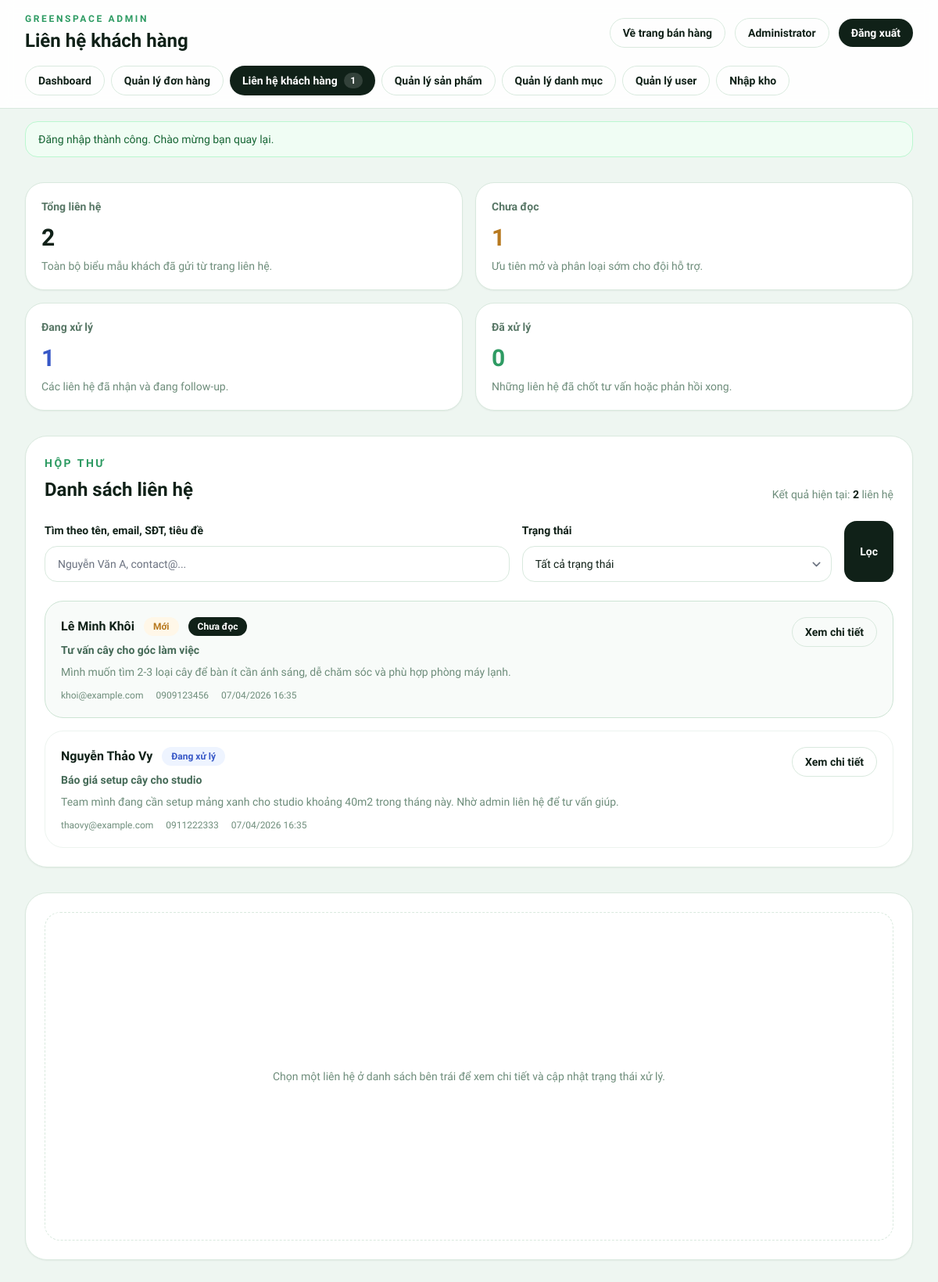
/admin/contacts.php (signed in), run on the app's committed database.
### tables this page shows
CREATE TABLE contact_messages (
    id INT AUTO_INCREMENT PRIMARY KEY,
    full_name VARCHAR(120) NOT NULL,
    email VARCHAR(120) NOT NULL,
    phone VARCHAR(20) DEFAULT NULL,
    subject VARCHAR(180) NOT NULL,
    message TEXT NOT NULL,
    status ENUM('new', 'in_progress', 'resolved') NOT NULL DEFAULT 'new',
    is_read TINYINT(1) NOT NULL DEFAULT 0,
    admin_note TEXT DEFAULT NULL,
    created_at TIMESTAMP DEFAULT CURRENT_TIMESTAMP,
    updated_at TIMESTAMP DEFAULT CURRENT_TIMESTAMP ON UPDATE CURRENT_TIMESTAMP,
    INDEX idx_contact_messages_status (status),
    INDEX idx_contact_messages_is_read (is_read),
    INDEX idx_contact_messages_created_at (created_at)
);

### app/core/PhpTemplateResponse.php (called while the page is built, shortened)
<?php
class PhpTemplateResponse extends Response {
    public function send(): void {
        $previousTemplateFlag = $GLOBALS['mvc_template_rendering'] ?? null;
        extract($this->data, EXTR_SKIP);
        include $this->templatePath;
        if ($previousTemplateFlag === null) {
            return;
        }
    }
}

### app/models/ContactMessage.php (called while the page is built, shortened)
<?php
class ContactMessage {
    private PDO $conn;
    private string $table = 'contact_messages';
    public function __construct() {
        $db = new Database();
        $this->conn = $db->getConnection();
    }
    public function getAdminList(string $search = '', string $status = 'all', int $limit = 20, int $offset = 0): array {
        [$whereSql, $bindings] = $this->buildAdminFilters($search, $status);
        $stmt = $this->conn->prepare(
            "SELECT *
             FROM {$this->table}
             {$whereSql}
             ORDER BY is_read ASC, created_at DESC, id DESC
             LIMIT :limit OFFSET :offset"
        );
        $stmt->bindValue(':limit', max(1, $limit), PDO::PARAM_INT);
        $stmt->bindValue(':offset', max(0, $offset), PDO::PARAM_INT);
        $stmt->execute();
        return $stmt->fetchAll() ?: [];
    }
    public function getAdminTotal(string $search = '', string $status = 'all'): int {
        [$whereSql, $bindings] = $this->buildAdminFilters($search, $status);
        $stmt = $this->conn->prepare(
            "SELECT COUNT(*)
             FROM {$this->table}
             {$whereSql}"
        );
        $stmt->execute();
        return (int)$stmt->fetchColumn();
    }
    public function getStats(): array {
        $stmt = $this->conn->query(
            "SELECT COUNT(*) AS total_messages,
                    COALESCE(SUM(status = 'new'), 0) AS new_messages,
                    COALESCE(SUM(status = 'in_progress'), 0) AS in_progress_messages,
                    COALESCE(SUM(status = 'resolved'), 0) AS resolved_messages,
                    COALESCE(SUM(is_read = 0), 0) AS unread_messages
             FROM {$this->table}"
        );
        $row = $stmt->fetch() ?: [];
        return [
            'total_messages' => (int)($row['total_messages'] ?? 0),
            'new_messages' => (int)($row['new_messages'] ?? 0),
            'in_progress_messages' => (int)($row['in_progress_messages'] ?? 0),
            'resolved_messages' => (int)($row['resolved_messages'] ?? 0),
            'unread_messages' => (int)($row['unread_messages'] ?? 0),
        ];
    }
    private function buildAdminFilters(string $search, string $status): array {
        $conditions = ['1 = 1'];
        $bindings = [];
        $search = trim($search);
        return ['WHERE ' . implode(' AND ', $conditions), $bindings];
    }
}

### config/database.php (called while the page is built, shortened)
<?php
class Database {
    private $host;
    private $db_name;
    private $username;
    private $password;
    private $charset;
    public function __construct() {
        $this->host = DB_HOST ?? 'localhost';
        $this->db_name = DB_NAME ?? 'webgreenspace';
        $this->username = DB_USER ?? 'root';
        $this->password = DB_PASS ?? '';
        $this->charset = DB_CHARSET ?? 'utf8mb4';
    }
    public function getConnection() {
        $this->conn = null;
        try {
            $dsn = "mysql:host={$this->host};dbname={$this->db_name};charset={$this->charset}";
            $options = [
                PDO::ATTR_ERRMODE => PDO::ERRMODE_EXCEPTION,
                PDO::ATTR_DEFAULT_FETCH_MODE => PDO::FETCH_ASSOC,
                PDO::ATTR_EMULATE_PREPARES => false,
            ];
            $this->conn = new PDO($dsn, $this->username, $this->password, $options);
        } catch(PDOException $e) {
            echo "Connection Error: " . $e->getMessage();
            die();
        }
        return $this->conn;
    }
}

### app/presenters/AdminPagePresenter.php (called while the page is built, shortened)
<?php
class AdminPagePresenter {
    private ContactMessage $contactModel;
    public function __construct(
        ?AdminDashboardService $dashboardService = null,
        ?ContactMessage $contactModel = null,
        ?Order $orderModel = null,
        ?Product $productModel = null,
        ?Category $categoryModel = null,
        ?User $userModel = null,
    ) {
        $this->contactModel = $contactModel ?? new ContactMessage();
    }
    public function presentContacts(string $search, string $statusFilter, int $page, int $viewId): array {
        $statusOptions = [
            'all' => 'Tất cả trạng thái',
            'new' => 'Mới',
            'in_progress' => 'Đang xử lý',
            'resolved' => 'Đã xử lý',
        ];
        $perPage = 12;
        $totalMessages = $this->contactModel->getAdminTotal($search, $statusFilter);
        $totalPages = max(1, (int)ceil($totalMessages / $perPage));
        $page = min(max(1, $page), $totalPages);
        $offset = ($page - 1) * $perPage;
        $messages = $this->contactModel->getAdminList($search, $statusFilter, $perPage, $offset);
        $viewMessage = null;
        return [
            'statusOptions' => $statusOptions,
            'search' => $search,
            'statusFilter' => $statusFilter,
            'page' => $page,
            'perPage' => $perPage,
            'stats' => $this->contactModel->getStats(),
            'totalMessages' => $totalMessages,
            'totalPages' => $totalPages,
            'messages' => $messages,
            'viewId' => $viewId,
            'viewMessage' => $viewMessage,
            'currentState' => [
                'q' => $search,
                'status' => $statusFilter,
                'page' => $page,
                'view' => $viewId,
            ],
        ];
    }
}

### app/controllers/AdminPageController.php (called while the page is built, shortened)
<?php
class AdminPageController extends Controller {
    public function __construct(
        ?Request $request = null,
        private ?AdminPageService $pageService = null,
        private ?AdminPagePresenter $pagePresenter = null,
    ) {
        $this->pagePresenter ??= new AdminPagePresenter();
    }
    public function contacts(): Response {
        $search = trim((string)$this->request->query('q', ''));
        $statusFilter = (string)$this->request->query('status', 'all');
        $page = max(1, (int)$this->request->query('page', 1));
        $viewId = max(0, (int)$this->request->query('view', 0));
        $viewData = $this->pagePresenter->presentContacts($search, $statusFilter, $page, $viewId);
        return $this->template(PUBLIC_PATH . '/admin/contacts.php', $viewData, 200, [
            'mvc_template_current_page' => 'contacts.php',
        ]);
    }
}

### helpers/functions.php (called while the page is built, shortened)
<?php
function clean(string|array $data): string|array {
    return htmlspecialchars(trim($data), ENT_QUOTES, 'UTF-8');
}
function format_date(string $date, string $format = 'd/m/Y H:i'): string {
    return date($format, strtotime($date));
}
function truncate(string $text, int $length = 100, string $suffix = '...'): string {
    return $text;
}

### public/admin/contacts.php (the view, shortened to what this page needs)
<?php
if (empty($GLOBALS['mvc_template_rendering'])) {
    (new AdminPageController())->contacts()->send();
    return;
}
require_once __DIR__ . '/bootstrap.php';
if (!function_exists('admin_contacts_query')) {
function admin_contacts_query(array $params): string {
    $filtered = [];
    foreach ($params as $key => $value) {
        if ($value === null || $value === '' || $value === 'all') {
            continue;
        }
        if ($key === 'page' && (int)$value <= 1) {
            continue;
        }
        $filtered[$key] = $value;
    }
    $query = http_build_query($filtered);
    return $query !== '' ? '?' . $query : '';
}
}
    if (!function_exists('admin_contact_status_meta')) {
    function admin_contact_status_meta(string $status): array {
    return match ($status) {
        'resolved' => ['label' => 'Đã xử lý', 'class' => 'bg-[#edf8f1] text-[#2e9b63]'],
        'in_progress' => ['label' => 'Đang xử lý', 'class' => 'bg-[#eef4ff] text-[#3758c7]'],
        default => ['label' => 'Mới', 'class' => 'bg-[#fff7e8] text-[#b7791f]'],
    };
}
}
render_admin_header('Liên hệ khách hàng');
?>
<div class="space-y-8">
    <section class="grid gap-4 sm:grid-cols-2 xl:grid-cols-4">
        <article class="rounded-[1.5rem] border border-[#d9e9de] bg-white p-5 shadow-sm">
            <p class="text-sm font-semibold text-[#587766]">Tổng liên hệ</p>
            <p class="mt-3 text-3xl font-extrabold text-[#102118]"><?= clean((string)$stats['total_messages']) ?></p>
            <p class="mt-2 text-sm text-[#6e8d7b]">Toàn bộ biểu mẫu khách đã gửi từ trang liên hệ.</p>
        </article>
        <article class="rounded-[1.5rem] border border-[#d9e9de] bg-white p-5 shadow-sm">
            <p class="text-sm font-semibold text-[#587766]">Chưa đọc</p>
            <p class="mt-3 text-3xl font-extrabold text-[#b7791f]"><?= clean((string)$stats['unread_messages']) ?></p>
            <p class="mt-2 text-sm text-[#6e8d7b]">Ưu tiên mở và phân loại sớm cho đội hỗ trợ.</p>
        </article>
        <article class="rounded-[1.5rem] border border-[#d9e9de] bg-white p-5 shadow-sm">
            <p class="text-sm font-semibold text-[#587766]">Đang xử lý</p>
            <p class="mt-3 text-3xl font-extrabold text-[#3758c7]"><?= clean((string)$stats['in_progress_messages']) ?></p>
            <p class="mt-2 text-sm text-[#6e8d7b]">Các liên hệ đã nhận và đang follow-up.</p>
        </article>
        <article class="rounded-[1.5rem] border border-[#d9e9de] bg-white p-5 shadow-sm">
            <p class="text-sm font-semibold text-[#587766]">Đã xử lý</p>
            <p class="mt-3 text-3xl font-extrabold text-[#2e9b63]"><?= clean((string)$stats['resolved_messages']) ?></p>
            <p class="mt-2 text-sm text-[#6e8d7b]">Những liên hệ đã chốt tư vấn hoặc phản hồi xong.</p>
        </article>
    </section>
    <section class="grid gap-8 xl:grid-cols-[0.95fr_1.05fr]">
        <div class="rounded-[1.75rem] border border-[#d9e9de] bg-white p-6 shadow-sm">
            <div class="flex flex-col gap-4 lg:flex-row lg:items-end lg:justify-between">
                <div>
                    <p class="text-sm font-semibold uppercase tracking-[0.18em] text-[#2e9b63]">Hộp thư</p>
                    <h2 class="mt-2 text-2xl font-extrabold text-[#102118]">Danh sách liên hệ</h2>
                </div>
                <p class="text-sm text-[#6e8d7b]">Kết quả hiện tại: <strong class="text-[#102118]"><?= clean((string)$totalMessages) ?></strong> liên hệ</p>
            </div>
            <form method="GET" class="mt-6 grid gap-4 lg:grid-cols-[1.2fr_0.8fr_auto]">
                <div class="space-y-2">
                    <label for="q" class="text-sm font-semibold text-[#102118]">Tìm theo tên, email, SĐT, tiêu đề</label>
                    <input id="q" name="q" type="text" value="<?= clean($search) ?>" class="w-full rounded-2xl border border-[#d9e9de] px-4 py-3 text-sm text-[#102118] focus:border-[#2e9b63] focus:ring-[#2e9b63]" placeholder="Nguyễn Văn A, contact@...">
                </div>
                <div class="space-y-2">
                    <label for="status" class="text-sm font-semibold text-[#102118]">Trạng thái</label>
                    <select id="status" name="status" class="w-full rounded-2xl border border-[#d9e9de] px-4 py-3 text-sm text-[#102118] focus:border-[#2e9b63] focus:ring-[#2e9b63]">
                        <?php foreach ($statusOptions as $value => $label): ?>
                            <option value="<?= clean($value) ?>" <?= $statusFilter === $value ? 'selected' : '' ?>><?= clean($label) ?></option>
                        <?php endforeach; ?>
                    </select>
                </div>
                <button type="submit" class="inline-flex items-center justify-center rounded-2xl bg-[#102118] px-5 py-3 text-sm font-semibold text-white transition-colors hover:bg-[#1f3b2d]">
                    Lọc
                </button>
            </form>
            <?php if (empty($messages)): ?>
                <div class="mt-6 rounded-[1.5rem] border border-dashed border-[#d9e9de] px-6 py-12 text-center text-sm text-[#6e8d7b]">
                    Chưa có liên hệ nào phù hợp bộ lọc hiện tại.
                </div>
            <?php else: ?>
                <div class="mt-6 space-y-4">
                    <?php foreach ($messages as $message): ?>
                        <?php $statusMeta = admin_contact_status_meta((string)$message['status']); ?>
                        <article class="rounded-[1.5rem] border <?= empty($message['is_read']) ? 'border-[#cde4d4] bg-[#f8fbf9]' : 'border-[#edf4ef] bg-white' ?> p-5">
                            <div class="flex items-start justify-between gap-4">
                                <div class="min-w-0">
                                    <div class="flex flex-wrap items-center gap-3">
                                        <p class="text-base font-bold text-[#102118]"><?= clean($message['full_name']) ?></p>
                                        <span class="rounded-full px-3 py-1 text-xs font-semibold <?= clean($statusMeta['class']) ?>"><?= clean($statusMeta['label']) ?></span>
                                        <?php if (empty($message['is_read'])): ?>
                                            <span class="rounded-full bg-[#102118] px-3 py-1 text-xs font-semibold text-white">Chưa đọc</span>
                                        <?php endif; ?>
                                    </div>
                                    <p class="mt-2 text-sm font-semibold text-[#456a57]"><?= clean($message['subject']) ?></p>
                                    <p class="mt-2 text-sm text-[#6e8d7b]"><?= clean(truncate((string)$message['message'], 140)) ?></p>
                                    <div class="mt-3 flex flex-wrap gap-4 text-xs text-[#6e8d7b]">
                                        <span><?= clean($message['email']) ?></span>
                                        <?php if (!empty($message['phone'])): ?><span><?= clean($message['phone']) ?></span><?php endif; ?>
                                        <span><?= format_date($message['created_at'], 'd/m/Y H:i') ?></span>
                                    </div>
                                </div>
                                <a href="contacts.php<?= clean(admin_contacts_query([
                                    'q' => $search,
                                    'status' => $statusFilter,
                                    'page' => $page,
                                    'view' => (int)$message['id'],
                                ])) ?>#contact-detail" class="inline-flex items-center rounded-full border border-[#d9e9de] px-4 py-2 text-sm font-semibold text-[#102118] transition-colors hover:border-[#2e9b63] hover:text-[#2e9b63]">
                                    Xem chi tiết
                                </a>
                            </div>
                        </article>
                    <?php endforeach; ?>
                </div>
            <?php endif; ?>
        </div>
        <div id="contact-detail" class="rounded-[1.75rem] border border-[#d9e9de] bg-white p-6 shadow-sm">
            <?php if (!$viewMessage): ?>
                <div class="flex h-full min-h-[420px] items-center justify-center rounded-[1.25rem] border border-dashed border-[#d9e9de] px-6 text-center text-sm text-[#6e8d7b]">
                    Chọn một liên hệ ở danh sách bên trái để xem chi tiết và cập nhật trạng thái xử lý.
                </div>
            <?php endif; ?>
        </div>
    </section>
</div>

### data on the page
contact_messages: full_name "Lê Minh Khôi", status "Mới", is_read "Chưa đọc", subject "Tư vấn cây cho góc làm việc", message "Mình muốn tìm 2-3 loại cây để bàn ít cần ánh sáng, dễ chăm sóc và phù hợp phòng máy lạnh.", email "khoi@example.com", phone "0909123456", created_at "07/04/2026 16:35"
contact_messages: full_name "Nguyễn Thảo Vy", status "Đang xử lý", subject "Báo giá setup cây cho studio", message "Team mình đang cần setup mảng xanh cho studio khoảng 40m2 trong tháng này. Nhờ admin liên hệ để tư vấn giúp.", email "thaovy@example.com", phone "0911222333", created_at "07/04/2026 16:35"

### other printed values
$title "Liên hệ khách hàng"
$adminName "Administrator"
$label "Dashboard"
$label "Quản lý đơn hàng"
$label "Liên hệ khách hàng"
$unreadContactCount "1"
$label "Quản lý sản phẩm"
$label "Quản lý danh mục"
$label "Quản lý user"
$label "Nhập kho"
$flash['message'] "Đăng nhập thành công. Chào mừng bạn quay lại."
$stats['total_messages'] "2"
$stats['unread_messages'] "1"
$stats['in_progress_messages'] "1"
$stats['resolved_messages'] "0"
